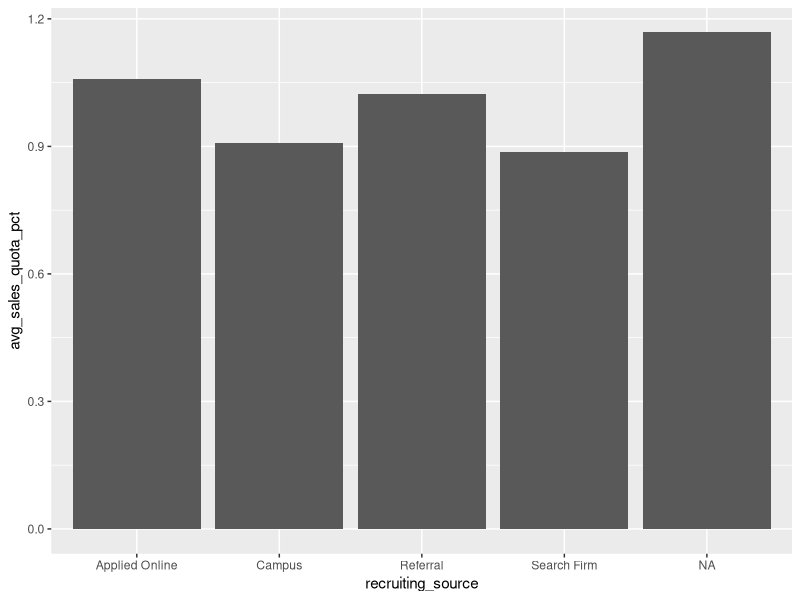
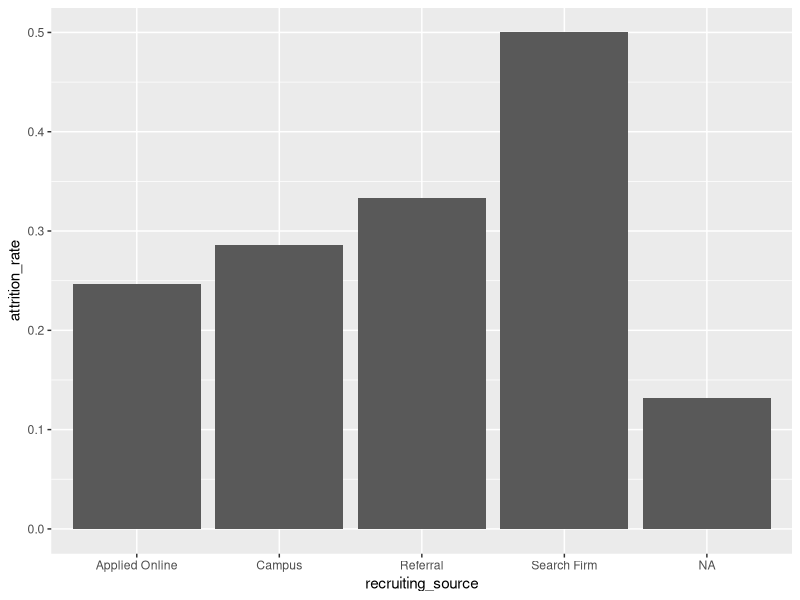

Recreate these plots in R, in order.
# IDENTIFYING THE BEST RECRRUITING SOURCE ----
# Analyzing and visualizing recruiting data to determine which source of new 
# candidates ultimately produces the best new hires

library(tidyverse)

# Uploading the dataset ----
recruitment <- read_csv("./00_Data/recruitment_data.csv")
head(recruitment)
names(recruitment)
summary(recruitment)

# Number of employees hired through given source ----
recruitment %>% 
  count(recruiting_source) %>%
  arrange(desc(n))

# Assessing quality of hires through individual sources ----
# sales quota
avg_sales <- recruitment %>%
  group_by(recruiting_source) %>%
  summarise(avg_sales_quota_pct = mean(sales_quota_pct)) %>%
  arrange(desc(avg_sales_quota_pct))

# Attrition Rates
avg_attrition <- recruitment %>%
  group_by(recruiting_source) %>%
  summarise(attrition_rate = mean(attrition)) %>%
  arrange(attrition_rate)

# Visualizing the sales performance differences
ggplot(avg_sales, aes(x = recruiting_source, y = avg_sales_quota_pct))+
  geom_col()

# Visualizing the attrition differences
ggplot(avg_attrition, aes(x = recruiting_source, y = attrition_rate))+
  geom_col()
